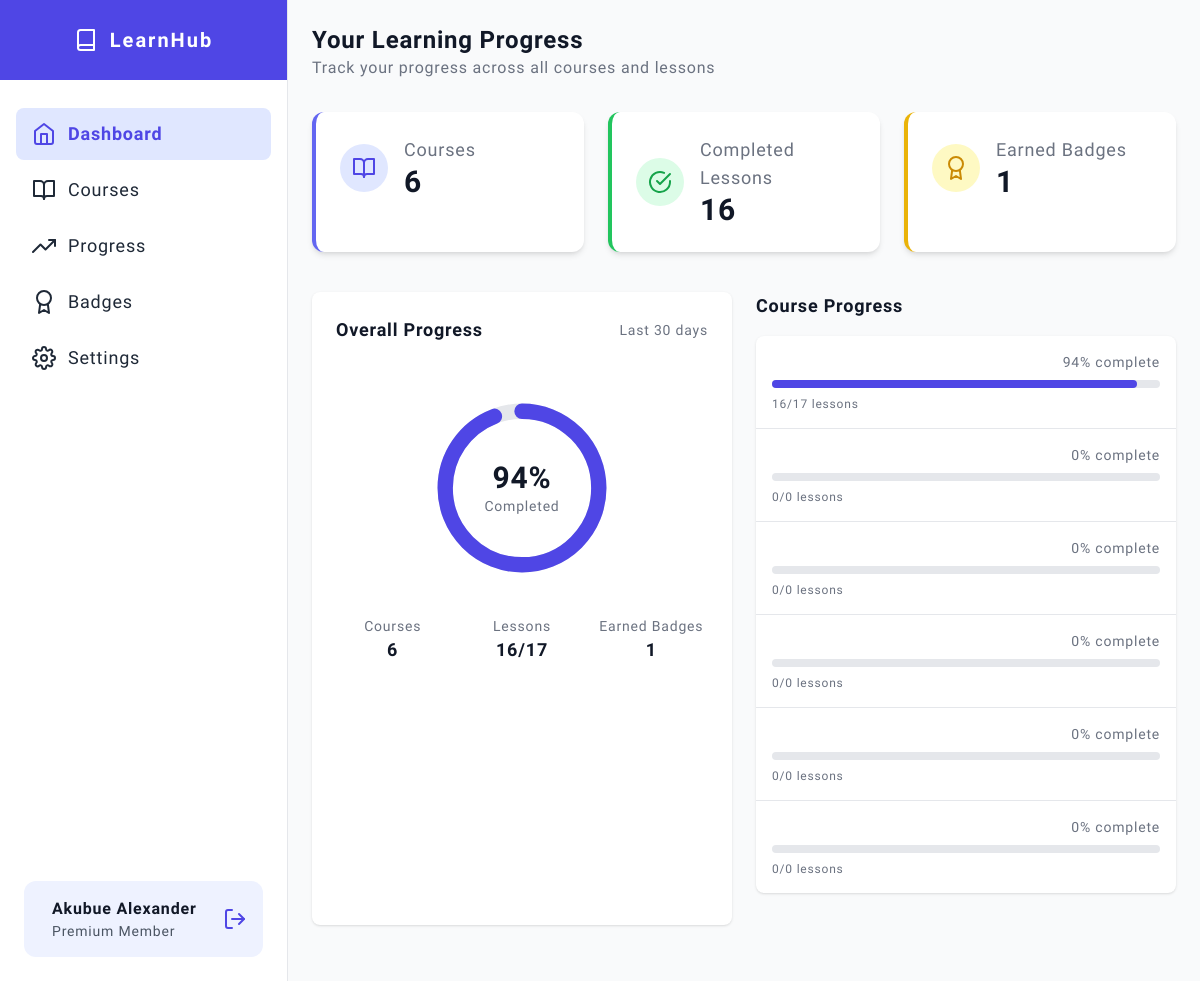
/progress.php (signed in), run on the app's committed database.
### tables this page shows
CREATE TABLE IF NOT EXISTS `user` (
  `id` int NOT NULL AUTO_INCREMENT,
  `fullName` varchar(45) NOT NULL,
  `email` varchar(45) NOT NULL,
  `pass` varchar(35) NOT NULL,
  `createdAt` timestamp NOT NULL DEFAULT CURRENT_TIMESTAMP,
  `otp` int NOT NULL,
  `verifiedStatus` tinyint NOT NULL DEFAULT '0',
  PRIMARY KEY (`id`),
  UNIQUE KEY `email` (`email`)
);

CREATE TABLE IF NOT EXISTS `course` (
  `id` int NOT NULL AUTO_INCREMENT,
  `title` varchar(25) NOT NULL,
  `des` text NOT NULL,
  `createdAt` timestamp NOT NULL DEFAULT CURRENT_TIMESTAMP,
  `icon` varchar(15) NOT NULL,
  `bg` varchar(15) NOT NULL,
  `level` varchar(25) NOT NULL,
  PRIMARY KEY (`id`)
);

### progress.php (the view, shortened to what this page needs)
<?php
    include_once 'inc/database.php';
    $userId = $_SESSION['id'];
    $sqlCourse = "SELECT COUNT(*) AS courseCount FROM course";
    $stmtCourse = $pdo->prepare($sqlCourse);
    $stmtCourse->execute();
    $totalCourse = $stmtCourse->fetchColumn();
    $sqlC = "SELECT COUNT(*) AS lesson  FROM progress WHERE userId = :userId";
    $stmtC = $pdo->prepare($sqlC);
    $stmtC->execute(['userId' => $userId]);
    $totalLesson = $stmtC->fetchColumn();
    $sqlL = "SELECT COUNT(*) AS lesson  FROM lesson";
    $stmtL = $pdo->prepare($sqlL);
    $stmtL->execute();
    $totalL = $stmtL->fetchColumn();
    $sqlB = "SELECT COUNT(*) AS badge  FROM studentbadge WHERE userId = :userId";
    $stmtB = $pdo->prepare($sqlB);
    $stmtB->execute(['userId' => $userId]);
    $totalBadge = $stmtB->fetchColumn();
    $sql = "SELECT * FROM course ";
    $stmt = $pdo->prepare($sql);
    $stmt->execute();
    $rows = $stmt->fetchAll();
include_once 'inc/head.php';
?>
<body class="bg-gray-50">
    <div class="flex h-screen">
        <?php include_once 'inc/sidebar.php'; ?>
        <div class="flex flex-col flex-1">
            <div class="flex-1 overflow-y-auto p-6">
                <div class="max-w-7xl mx-auto">
                    <div class="mb-8">
                        <h1 class="text-2xl font-bold text-gray-900">Your Learning Progress</h1>
                        <p class="text-gray-500">Track your progress across all courses and lessons</p>
                    </div>
                    <div class="grid grid-cols-1 md:grid-cols-3 gap-6 mb-10">
                        <div
                            class="bg-white rounded-xl shadow-md p-6 border-l-4 border-indigo-500 hover:shadow-lg transition-shadow duration-300">
                            <div class="flex items-center">
                                <div class="p-3 rounded-full bg-indigo-100 text-indigo-600">
                                    <i data-feather="book-open" class="w-6 h-6"></i>
                                </div>
                                <div class="ml-4">
                                    <p class="text-lg font-medium text-gray-500"> Courses</p>
                                    <p class="text-3xl font-bold text-gray-900"><?php echo $totalCourse ?></p>
                                </div>
                            </div>
                        </div>
                        <div
                            class="bg-white rounded-xl shadow-md p-6 border-l-4 border-green-500 hover:shadow-lg transition-shadow duration-300">
                            <div class="flex items-center">
                                <div class="p-3 rounded-full bg-green-100 text-green-600">
                                    <i data-feather="check-circle" class="w-6 h-6"></i>
                                </div>
                                <div class="ml-4">
                                    <p class="text-lg font-medium text-gray-500">Completed Lessons</p>
                                    <p class="text-3xl font-bold text-gray-900"><?php echo $totalLesson ?></p>
                                </div>
                            </div>
                        </div>
                        <div
                            class="bg-white rounded-xl shadow-md p-6 border-l-4 border-yellow-500 hover:shadow-lg transition-shadow duration-300">
                            <div class="flex items-center">
                                <div class="p-3 rounded-full bg-yellow-100 text-yellow-600">
                                    <i data-feather="award" class="w-6 h-6"></i>
                                </div>
                                <div class="ml-4">
                                    <p class="text-lg font-medium text-gray-500">Earned Badges</p>
                                    <p class="text-3xl font-bold text-gray-900"><?php echo $totalBadge ?></p>
                                </div>
                            </div>
                        </div>
                    </div>
                    <div class="grid grid-cols-1 lg:grid-cols-2 gap-6 mb-8">
                        <div class="bg-white rounded-lg shadow p-6">
                            <div class="flex items-center justify-between mb-4">
                                <h2 class="text-lg font-semibold text-gray-900">Overall Progress</h2>
                                <span class="text-sm text-gray-500">Last 30 days</span>
                            </div>
                            <div class="flex items-center justify-center py-8">
                                <?php
        $percentage = $totalL > 0 ? round(($totalLesson / $totalL) * 100) : 0;
        $radius = 40;
        $circumference = 2 * M_PI * $radius;
        $offset = $circumference - ($percentage / 100 * $circumference);
    ?>
                                <div class="relative w-48 h-48">
                                    <svg class="w-full h-full" viewBox="0 0 100 100">
                                        <circle class="text-gray-200" stroke-width="8" stroke="currentColor"
                                            fill="transparent" r="<?= $radius ?>" cx="50" cy="50" />
                                        <circle class="progress-ring__circle text-indigo-600" stroke-width="8"
                                            stroke-dasharray="<?= $circumference ?>" stroke-dashoffset="<?= $offset ?>"
                                            stroke-linecap="round" stroke="currentColor" fill="transparent"
                                            r="<?= $radius ?>" cx="50" cy="50"
                                            style="transform: rotate(-90deg); transform-origin: 50% 50%;" />
                                    </svg>
                                    <div class="absolute top-0 left-0 w-full h-full flex items-center justify-center">
                                        <div class="text-center">
                                            <p class="text-3xl font-bold text-gray-900"><?= $percentage ?>%</p>
                                            <p class="text-sm text-gray-500">Completed</p>
                                        </div>
                                    </div>
                                </div>
                            </div>
                            <div class="grid grid-cols-3 gap-4 text-center">
                                <div>
                                    <p class="text-sm text-gray-500">Courses</p>
                                    <p class="text-lg font-semibold text-gray-900"><?php echo $totalCourse ?></p>
                                </div>
                                <div>
                                    <p class="text-sm text-gray-500">Lessons</p>
                                    <p class="text-lg font-semibold text-gray-900">
                                        <?php echo $totalLesson  ?>/<?php echo $totalL  ?></p>
                                </div>
                                <div>
                                    <p class="text-sm text-gray-500">Earned Badges</p>
                                    <p class="text-lg font-semibold text-gray-900"><?php echo $totalBadge ?></p>
                                </div>
                            </div>
                        </div>
                        <div class="mb-8">
                            <h2 class="text-lg font-semibold text-gray-900 mb-4">Course Progress</h2>
                            <div class="bg-white rounded-lg shadow overflow-hidden">
                                <div class="divide-y divide-gray-200">
                                    <?php foreach($rows as $row):
                                    $courseId = $row -> id;
                                    $sql = "SELECT COUNT(*) AS lessonCount FROM lesson
                                    INNER JOIN section ON lesson.sectionId = section.id
                                    WHERE section.courseId = :courseId";
                                    $stmt = $pdo->prepare($sql);
                                    $stmt->bindParam(':courseId', $courseId);
                                    $stmt->execute();
                                    $lessonData = $stmt->fetchColumn();
                                     $sqlP = "SELECT COUNT(*)
                            FROM progress
                            WHERE courseId = :courseId
                            AND userId = :userId";
                        $stmtP = $pdo->prepare($sqlP);
                        $stmtP->execute([
                            ':courseId' => $courseId,
                            ':userId'   => $userId
                        ]);
                        $lessonP = $stmtP->fetchColumn();
                        if ($lessonData == 0) {
                        $percentage = 0;
                        } else {
                        $percentage = round(($lessonP / $lessonData) * 100);
                        }
                                    ?>
                                    <div class="p-4">
                                        <div class="flex items-center justify-between mb-2">
                                            <span class="text-sm text-gray-500"><?php echo $percentage ?>% complete</span>
                                        </div>
                                        <div class="w-full bg-gray-200 rounded-full h-2">
                                            <div class="bg-indigo-600 h-2 rounded-full" style="width: <?php echo $percentage ?>%"></div>
                                        </div>
                                        <div class="flex justify-between mt-2 text-xs text-gray-500">
                                            <span><?php echo $lessonP ?>/<?php echo $lessonData ?> lessons</span>
                                        </div>
                                    </div>
                                    <?php endforeach; ?>
                                </div>
                            </div>
                        </div>
                    </div>
                </div>
            </div>
        </div>
    </div>
</body>
</html>

### inc/sidebar.php
<?php
 $userId = $_SESSION['id'];
     $sqlUser = 'SELECT * FROM user  WHERE id = :id LIMIT 1';
    $stmtUser = $pdo->prepare($sqlUser);
    $stmtUser->execute(['id' => $userId ]);
    $rowUser = $stmtUser->fetch();
?>
        <div class="hidden md:flex md:flex-shrink-0">
            <div class="flex flex-col w-72 sidebar">
                <div class="flex items-center justify-center h-20 px-6 bg-indigo-600">
                    <div class="flex items-center">
                        <i data-feather="book" class="text-white mr-3 sidebar-icon"></i>
                        <span class="text-white font-bold text-xl letter-spacing-wide">LearnHub</span>
                    </div>
                </div>
                <div class="flex flex-col flex-grow px-4 py-6 overflow-y-auto">
                    <nav class="flex-1 space-y-1">
                        <a href="index" class="flex items-center sidebar-item active">
                            <i data-feather="home" class="sidebar-icon"></i>
                            <span class="text-lg">Dashboard</span>
                        </a>
                        <a href="course" class="flex items-center sidebar-item">
                            <i data-feather="book-open" class="sidebar-icon"></i>
                            <span class="text-lg">Courses</span>
                        </a>
                        <a href="progress" class="flex items-center sidebar-item">
                            <i data-feather="trending-up" class="sidebar-icon"></i>
                            <span class="text-lg">Progress</span>
                        </a>
                        <a href="badge" class="flex items-center sidebar-item">
                            <i data-feather="award" class="sidebar-icon"></i>
                            <span class="text-lg">Badges</span>
                        </a>
                        <a href="settings" class="flex items-center sidebar-item">
                            <i data-feather="settings" class="sidebar-icon"></i>
                            <span class="text-lg">Settings</span>
                        </a>
                    </nav>
                    <div class="mt-auto px-2">
                        <div class="p-4 mt-4 bg-indigo-50 rounded-xl">
                            <div class="flex items-center">
                                <div class="ml-3">
                                    <p class="text-base font-bold text-gray-900"><?php echo $rowUser -> fullName ?></p>
                                    <p class="text-sm text-gray-600">Premium Member</p>
                                </div>
                                <button onclick="location.href='logout'"
                                 class="ml-auto text-indigo-600 hover:text-indigo-800">
                                    <i data-feather="log-out"></i>
                                </button>
                            </div>
                        </div>
                    </div>
                </div>
            </div>
        </div>

### inc/head.php (style rules this page uses)
:root { --primary: #4F46E5; --secondary: #10B981; --dyslexia-bg: #F9F5FF; --dyslexia-text: #1F2937; }
body { font-family: 'Comic Neue', 'OpenDyslexic', sans-serif; line-height: 1.6; letter-spacing: 0.05em; color: var(--dyslexia-text); background-color: var(--dyslexia-bg); }
.dyslexia-mode { font-family: 'Comic Neue', 'OpenDyslexic', sans-serif; }
.sidebar { background-color: #FFFFFF; border-right: 1px solid #E5E7EB; }
.sidebar-item { transition: all 0.3s ease; border-radius: 0.5rem; padding: 0.75rem 1rem; margin: 0.25rem 0; }
.sidebar-item.active { background-color: #E0E7FF; color: #4F46E5; font-weight: 600; }
.sidebar-icon { width: 24px; height: 24px; margin-right: 12px; }
.letter-spacing-wide { letter-spacing: 0.1em; }

### data on the page
user: fullName "Akubue Alexander"
course: percentage "94", lessonP "16", lessonData "17"
course: percentage "0", lessonP "0", lessonData "0"
course: percentage "0", lessonP "0", lessonData "0"
course: percentage "0", lessonP "0", lessonData "0"
course: percentage "0", lessonP "0", lessonData "0"
course: percentage "0", lessonP "0", lessonData "0"

### other printed values
$totalCourse "6"
$totalLesson "16"
$totalBadge "1"
$percentage "94"
$totalL "17"
